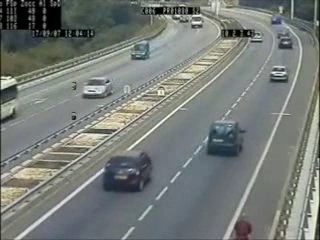
#> input picture frame 75 of video1.avi, 320 x 240 px, given in place of video1.mp4, which was not available
$ python Lane_detection_1.py
#> lines starting #> are read from the running program, lines starting #| are printed output that depends on the picture; after the words box and inside, x2 and y2 are one past the last pixel; in counts of white or black regions, pixels touching at a corner belong together; pictures that were not available may be replaced by others from this repository, and a replacement may not be noted
import numpy as np
import cv2

#cap = cv2.VideoCapture(0)
cap = cv2.VideoCapture('test_videos/video1.mp4')

while(True):
    ret, img = cap.read()
#> img is the input picture: shape (240, 320, 3); mean B, G, R 120, 123.9, 118.8
    img_color = img

    gray = cv2.cvtColor(img, cv2.COLOR_BGR2GRAY) #Reduce noise level and fast img processing
    gray = cv2.GaussianBlur(img,(5,5),3)  #Reduce noise level
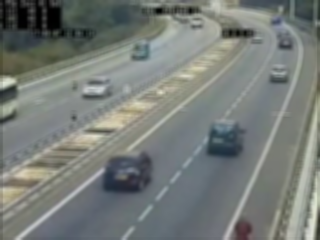
#> gray: shape (240, 320, 3); mean B, G, R 120.2, 124.1, 119
    edge = cv2.Canny(gray,1,150,3)#Canny edge detection
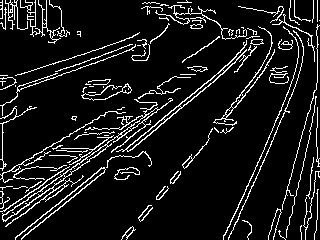
#> edge: shape (240, 320); 9.7% white in thin lines or dots
    #cv2.HoughLinesP(edges, rho, theta, threshold, np.array([]), min_line_length, max_line_gap)
    #cv2.imshow('edge',edge)
    lines = cv2.HoughLinesP(edge,1,np.pi/180,100,1,10)#Hough transform on the image to detect lines
#> lines = 31 rows, first 6: [125, 149, 171, 111], [21, 238, 60, 206], [24, 230, 78, 187], [136, 122, 154, 109], [317, 219, 317, 189], [228, 227, 236, 209]


    if lines is None:
        lines = []

    for line in lines:
        for obj in line:
            #print obj
            [x1,y1,x2,y2] = obj  #x1,y1 is the first point of line;x2,y2 is the second line of point
            dx,dy = x2-x1,y2-y1
            angle = np.arctan2(dy,dx) * (180/np.pi)  #calulate angle  of line and convert into degree format
            #print angle
            if abs(angle)>20:#for removing horizontal lines
                cv2.line(img_color,(x1,y1),(x2,y2),(0,255,0),2)
#> this loop made 31 passes
#> line on passes 1 to 12: [[125, 149, 171, 111]], [[21, 238, 60, 206]], [[24, 230, 78, 187]], [[136, 122, 154, 109]], [[317, 219, 317, 189]], [[228, 227, 236, 209]], [[91, 158, 106, 147]], [[32, 195, 44, 187]], [[31, 192, 46, 181]], [[138, 143, 173, 114]], [[63, 173, 87, 157]], [[254, 82, 264, 70]]
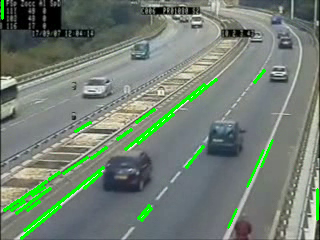
#> img_color: shape (240, 320, 3); 3.61% of pixels changed, all inside (x1, y1, x2, y2) = (1, 0, 319, 240)


    img_bin = cv2.cvtColor(edge, cv2.COLOR_GRAY2BGR)
#> img_bin: shape (240, 320, 3); 9.7% white in thin lines or dots
    for line in lines:
        for obj in line:
            [x1,y1,x2,y2] = obj
            dx,dy = x2-x1,y2-y1
            angle = np.arctan2(dy,dx) * (180/np.pi)
            if abs(angle)>20:
                cv2.line(img_bin,(x1,y1),(x2,y2),(0,255,0),2)
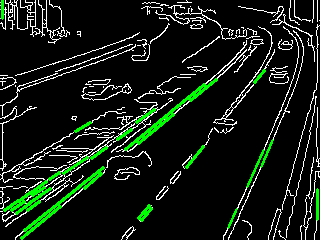
#> img_bin: shape (240, 320, 3); mean B, G, R 20.9, 30.1, 20.9


    cv2.imshow('image',img_color)
    cv2.imshow('binaryimage',img_bin)
    if cv2.waitKey(1) == 27:
#> (key Esc is pressed here)
        break
cap.release()
cv2.destroyAllWindows()

$ run again, starting later in the video
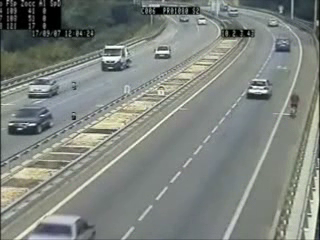
#> input picture frame 337 of video1.avi, 320 x 240 px, given in place of video1.mp4, which was not available
#> img is the input picture: shape (240, 320, 3); mean B, G, R 126.3, 131.7, 126
#> edge: shape (240, 320); 9.5% white in thin lines or dots
#> lines = 28 rows, first 6: [24, 230, 47, 211], [149, 129, 216, 74], [52, 213, 154, 130], [2, 18, 2, 0], [142, 121, 154, 112], [60, 176, 78, 163]
#> the loop `for line in lines:` made 28 passes
#> after the loop `for line in lines:`:
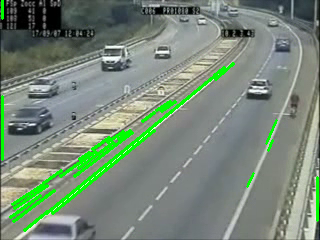
#> img_color: shape (240, 320, 3); 4.57% of pixels changed, all inside (x1, y1, x2, y2) = (1, 0, 319, 232)
#> after the loop `for line in lines:`:
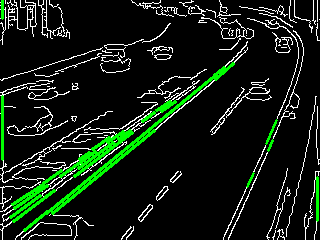
#> img_bin: shape (240, 320, 3); mean B, G, R 19.3, 31, 19.3

$ run again, starting later in the video
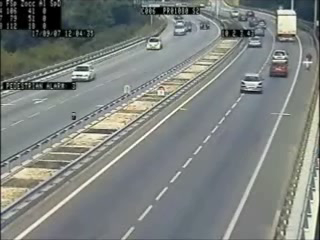
#> input picture frame 600 of video1.avi, 320 x 240 px, given in place of video1.mp4, which was not available
#> img is the input picture: shape (240, 320, 3); mean B, G, R 126.6, 129.8, 124.9
#> edge: shape (240, 320); 10.1% white in thin lines or dots
#> lines = 26 rows, first 6: [142, 135, 204, 84], [121, 157, 167, 119], [123, 135, 204, 76], [39, 202, 89, 164], [42, 194, 64, 178], [92, 149, 106, 139]
#> the loop `for line in lines:` made 26 passes
#> after the loop `for line in lines:`:
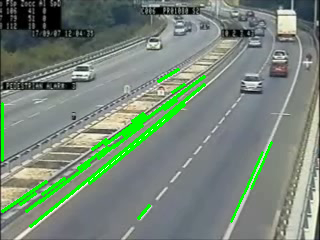
#> img_color: shape (240, 320, 3); 4.48% of pixels changed, all inside (x1, y1, x2, y2) = (1, 68, 273, 228)
#> after the loop `for line in lines:`:
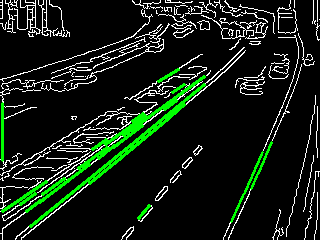
#> img_bin: shape (240, 320, 3); mean B, G, R 20.8, 32.3, 20.8
